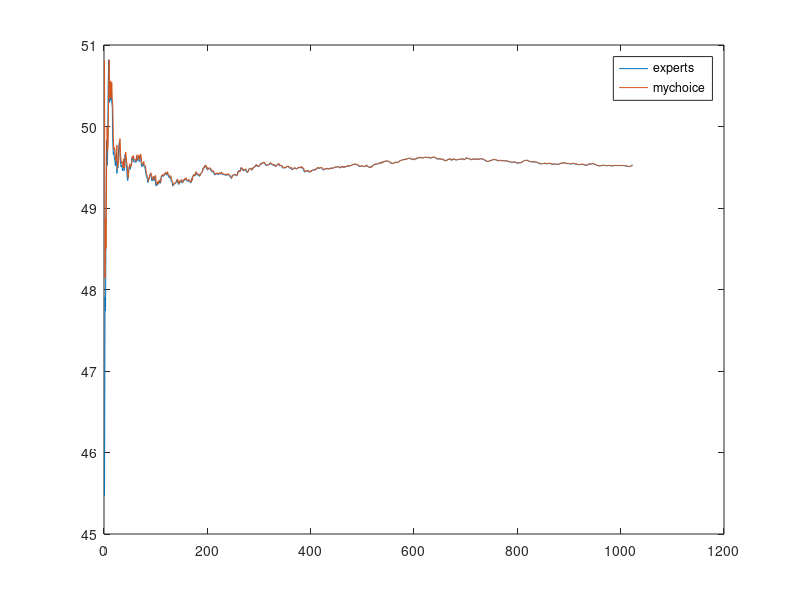
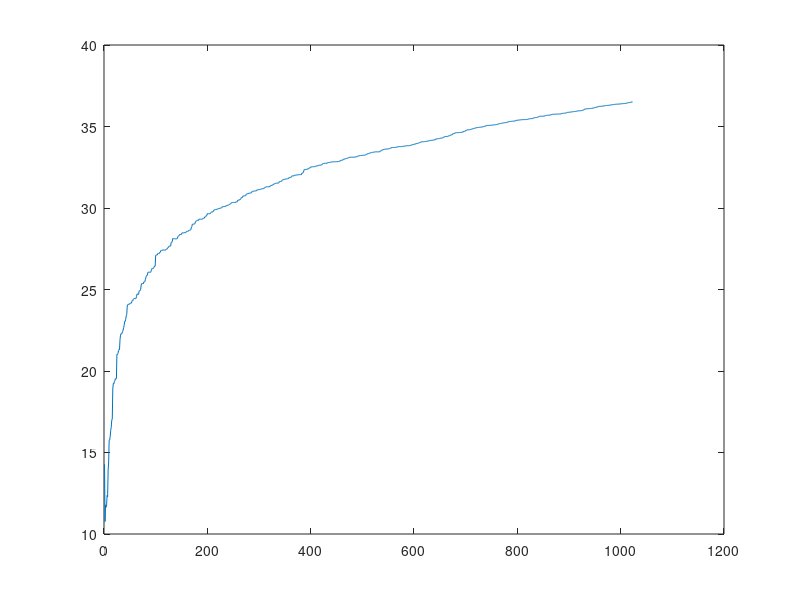

The MATLAB source for these figures, in order:
function out = OMG_NEW()
%use doubling tricking to iterate
M = 10; % 2 ^ 15 = 32768
% the maxiums turn will iterate T times;
T = 2^(M)-1; % avoid the last value to 0
% T = 50000;
% G is  positive retional number begin with 1
N = 100; % N is used to set G and Z
global G;
G = ones(1,N);
global Z;
Z = zeros(N-1,1);
% your decision domain used in projection
global x_bound;
x_bound = [0,1000];
% D and eta are used in reward function U
global D;
D = 1;
global eta;
eta = 1;
global gzs;
gzs  = zeros(1,T+1); % <G , Z>
% output variable
global regrets;
regrets = zeros(1,T);
global regrets_div_t;
regrets_div_t = zeros(1,T);
global experts;
experts = zeros(1,T);
global expertsRewards;
expertsRewards = zeros(1,T);
global myChoices;
myChoices = zeros(1,T);
global myRewards;
myRewards = zeros(1,T);
% the initial y

y1 = 8;

%%%%%%%%%%%%%%%%%%
% main function  %
%%%%%%%%%%%%%%%%%%
  isDraw =true;
%   rng(1);
%   out_d=OGD_doubling(M,y1,isDraw);
%   
%   figure('name','Regrets Compare','NumberTitle','off','Position',[100,0,700,500]);
%   plot(out_d,'DisplayName','doubling');
%   hold on;
  
   rng(1);
   out = OGD_Primary(T,y1,isDraw);
%    plot(out,'DisplayName','omd');
%    legend('doubling','omd');
%    
%    hold off;
%   
%   rng(1);
%   regret_s=ogdfix(8,x_bound);
%   figure('name','RG','NumberTitle','off','Position',[0,500,700,500]);
%   plot(out,'DisplayName','out_s');
%   hold on;
%   plot(regret_s,'DisplayName','regret_s');
%   legend('out_s','regret_s');
%   hold off;
%%%%%%%end%%%%%%%%


end

function out = OGD_doubling(M,y1,isDraw)
  global regrets_div_t;
  global experts;
  global myChoices;
%   global myRewards;
%   global expertsRewards;
%   global gzs;
   yout = y1;
  %rng('shuffle');
  for m = 1 : M

    [yout,regretsOut] = iteration(2^(m-1),2^(m)-1,yout,true);
%    [myChoices(m),experts(m), regrets(m)]=
%    regrets_div_t(m) = regrets(m)/2^m;
  end
 
  if isDraw
    figure('name','The value of Xt','NumberTitle','off','Position',[0,500,700,500]);
    plot(experts,'DisplayName','experts');
    hold on;
    plot(myChoices,'DisplayName','mychoice');
    legend('experts','mychoice');
    hold off;
    figure('name','The aluve of regret','NumberTitle','off','Position',[700,500,700,500]);
    hold on;
    %plot(regret_s'+ones(1,size(regret_s,1))*89);
    
    plot(regretsOut);
    hold off;
    
%     figure('name','Regret div t','NumberTitle','off','Position',[700,0,700,500]);
%     plot(regrets_div_t);
  end
%   diff(1:end) = regrets -(regret_s'-ones(1,size(regret_s,1))*89);

  out = regretsOut;
end

function out = OGD_Primary(T,y1,isDraw)
  global regrets_div_t;
  global experts;
  global myChoices;

%   output variable
%   regrets = zeros(1,T);
%   regrets_div_t = zeros(1,T);
%   experts = zeros(1,T);
%   expertsRewards = zeros(1,T);
%   myChoices = zeros(1,T);
%   myRewards = zeros(1,T);
   
  disp('Begin Loop');
  fprintf('Iterate %d turns',T);
  
   [~,regretsOut ]= iteration(1,T,y1,false);
  
  disp('End Loop');
  
  if isDraw
    figure('name','The value of Xt','NumberTitle','off','Position',[0,500,700,500]);
    plot(experts,'DisplayName','experts');
    hold on;
    plot(myChoices,'DisplayName','mychoice');
    legend('experts','mychoice');
    hold off;
    figure('name','The aluve of regret','NumberTitle','off','Position',[700,500,700,500]);
    plot(regretsOut);
%     figure('name','Regret div t','NumberTitle','off','Position',[700,0,700,500]);
%     plot(regrets_div_t);
  end
  out = regretsOut;
end


function [yout,regretsOut ]=iteration(t_b,t_e,y,doubling_flag)
  global G;
  global Z;
  global x_bound;
  global D;
  global eta;
  global gzs;
  global regrets;
  global regrets_div_t;
  global experts;
  global expertsRewards;
  global myChoices;
  global myRewards;
  


  
  % start at 0 OMG this is a serious problem !!! because in matlab for i =
  % i = 1:1 will iterate
  if t_b == 1
    % I think there is problem
    % If we choose iterate from 1
    % The X_1 is decided by which parameter
    % This simulation is a little bit different from the normal algorithm
    % in the paper. 
    % In my code we get x at first, then we gerate y
    % get x0
    x_t = project(y,x_bound);
    % x0 feedback
    Z(1:end) = D * rand(size(Z,1),1);
    gzs(1) = G(2:end) * Z;    
    y = y - gradient(x_t,gzs(1));
  end
   
  for t = t_b : t_e
    %Z(1:end) = D * rand(size(Z,1),1);
    % gzs(t) = G(2:end) * Z;
    % my choice

    if doubling_flag 
      eta1 = t_b+1; 
    else
      eta1 = t + 1;
    end
    
    % get x_t
    myChoices(t) = project(y,x_bound);
  
    % feedback
    Z(1:end) = D * rand(size(Z,1),1);
    gzs(t) = G(2:end) * Z;
    
    % get y t + 1
    y = y - (1 / eta1)*gradient(myChoices(t),gzs(t));
    
    % my rewards
    if t == 1
       myRewards(1)  = userLoss(myChoices(1),gzs(1));
    else
       myRewards(t)  = myRewards(t-1) + userLoss(myChoices(t),gzs(t));
    end
    % caculate expert choice

    u = updateExpert(experts,t,t,gzs);
    u = project(u,x_bound);
    
    % record expert's choice
    experts(t) = u;
    %expert's rewards
    
    expertsRewards(t) = expertLoss(experts(t),gzs,t);
    
    % regret
    regrets(t) = myRewards(t) - expertsRewards(t);
    
    % test the big O property
    regrets_div_t(t) = regrets(t) / t;
    %%%
  end
  
  yout = y;
  regretsOut = regrets;
end

function u = updateExpert(experts,t,feedBackTimes,gzs)
  % note this with change with loss function
  if t ~= 1
    u = (feedBackTimes-1)/feedBackTimes * experts(t-1) + 1/feedBackTimes* gzs(feedBackTimes);
  else
    u =  gzs(1);
  end
end
% the difference of reward function U
function uout = gradient(x_t,gz)
  uout = x_t - gz;
end
% the reward function U
function uout = userLoss(x_t,gz)
  uout = 0.5 * (x_t  - gz)^2;
end

function uout = expertLoss(u,gzs,t)
  uout = 0.5 * (t * ( u^2 )+sum(-2* u * gzs(1:t) + gzs(1:t).^2));
end
%the projection funciton
function x_t = project(y_t,x_bound)
  if x_bound(1) <= y_t && y_t <= x_bound(2)
    x_t = y_t;
  else
    if y_t < x_bound(1)
      x_t = x_bound(1);
    else
      x_t = x_bound(2);
    end
  end
end


function regret=ogdfix(y1,x_bound)
%x belongs to [0,1000]
% global myRewards;
% global myChoices;
%y0=8;
  T=2^11-1;
  eta=1;
  n=100;
  s=zeros(T+1,1);

  y=zeros(T,1);
  % this y has some problem!!!
  % I fix it
  %calculate y(1)
  expert_reward=zeros(T,1);
  users_reward=zeros(T,1);
  regret=zeros(T,1);
  u=zeros(T,1);
  user=zeros(T,1);
  z=zeros(n-1,1);
 
  x=zeros(T,1);
  
  % init 
  % we should say given y1,insteading given y0
  % get x0
  %  y(1) = y1;
  x = project(y1,x_bound);
  % feedback t = 0
  z(:)=rand(n-1,1);
  s =sum(z);
  % y = 1
  y(1)= y1 -  (x-sum(z)-eta);
  % feedback function
  % t = 1
  x(1) = project( y(1),x_bound);
  % feedback t = 1
  z(:)=rand(n-1,1);
  s(1) =sum(z);
  user(1) = -0.5*(x(1)-s(1)-eta)^2; 
  u(1)=s(1)+eta;
  expert_reward(1) = -0.5*(u(1)-s(1)-eta)^2;
  regret(1)=user(1)-expert_reward(1);
  % y 2 
   y(2)= y(1) - 1/2 * (x(1)-sum(z)-eta);
  for t=2:T
      %user's choice
      
      % get x and save user choice
      x(t)=project(y(t),x_bound);

      % get feedback
      z=rand(n-1,1);
      s(t)=sum(z);

      % update y
      y(t+1)=y(t)-(x(t)-s(t)-eta)/(t+1);
      %user performance
      users_reward(t)=-0.5*(x(t)-s(t)-eta)^2; 
 
      user(t)=user(t-1)+users_reward(t);
      %best expert performance
     

      u(t)=u(t-1)*(t-1)/t+(s(t)+eta)/t; 

      for j=1:t
          expert_reward(t)=expert_reward(t)-0.5*(u(t)-s(j)-eta)^2;
       end
      %calculate regret
      regret(t)=user(t)-expert_reward(t);
   end
end





